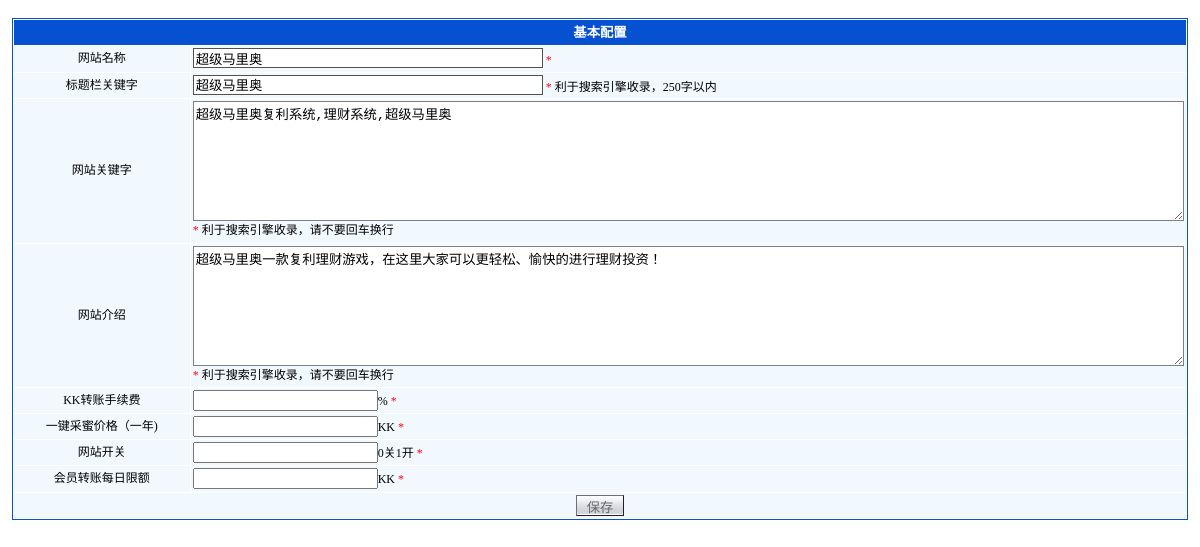
Screenshot of /admin/config.php (signed in) with the database file from the repository.
### tables this page shows
CREATE TABLE IF NOT EXISTS `h_config` (
  `id` int(11) NOT NULL AUTO_INCREMENT,
  `h_webName` varchar(50) DEFAULT NULL,
  `h_webLogo` varchar(250) DEFAULT NULL,
  `h_webLogoLogin` varchar(250) DEFAULT NULL,
  `h_webKeyword` varchar(250) DEFAULT NULL,
  `h_keyword` text,
  `h_description` text,
  `h_leftContact` text,
  `h_counter` text,
  `h_footer` text,
  `h_rewriteOpen` int(11) DEFAULT '0',
  `h_point2Member` decimal(11,0) DEFAULT '0' COMMENT '激活会员需要多少金币',
  `h_point1MemberPoint2` int(11) DEFAULT '0' COMMENT '被激活的会员拥有多少金币',
  `h_point2Quit` int(11) DEFAULT '0' COMMENT '放弃已经拍下来的金币，扣多少金币作为惩罚',
  `h_withdrawFee` decimal(11,2) DEFAULT '0.00' COMMENT '提现手续费百分比',
  `h_withdrawMinCom` int(11) DEFAULT '0' COMMENT '提现要求至少直荐多少人',
  `h_withdrawMinMoney` int(11) DEFAULT '0' COMMENT '提现最低要求金额',
  `h_point2Lottery` int(11) DEFAULT '0' COMMENT '抽奖一次扣多少金币',
  `h_lottery1` int(11) DEFAULT '0' COMMENT '1等奖中奖概率，万分之几',
  `h_lottery2` int(11) DEFAULT '0',
  `h_lottery3` int(11) DEFAULT '0',
  `h_lottery4` int(11) DEFAULT '0',
  `h_lottery5` int(11) DEFAULT '0',
  `h_lottery6` int(11) DEFAULT '0',
  `h_point2Com1` decimal(12,4) DEFAULT '0.0000' COMMENT '1代直推奖励',
  `h_point2Com2` decimal(12,4) DEFAULT '0.0000',
  `h_point2Com3` decimal(12,4) DEFAULT '0.0000',
  `h_point2Com4` decimal(12,4) DEFAULT '0.0000',
  `h_point2Com5` decimal(12,4) DEFAULT '0.0000',
  `h_point2Com6` decimal(11,2) DEFAULT '0.00' COMMENT '6-10保留，未用',
  `h_point2Com7` decimal(11,2) DEFAULT '0.00',
  `h_point2Com8` decimal(11,2) DEFAULT '0.00',
  `h_point2Com9` decimal(11,2) DEFAULT '0.00',
  `h_point2Com10` decimal(11,2) DEFAULT '0.00',
  `h_levelUpTo0` int(11) DEFAULT '0' COMMENT '升级至vip需要直荐多少人',
  `h_levelUpTo1` int(11) DEFAULT '0',
  `h_levelUpTo2` int(11) DEFAULT '0',
  `h_levelUpTo3` int(11) DEFAULT '0',
  `h_levelUpTo4` int(11) DEFAULT '0',
  `h_levelUpTo5` int(11) DEFAULT '0' COMMENT '5-10保留，未启用',
  `h_levelUpTo6` int(11) DEFAULT '0',
  `h_levelUpTo7` int(11) DEFAULT '0',
  `h_levelUpTo8` int(11) DEFAULT '0',
  `h_levelUpTo9` int(11) DEFAULT '0',
  `h_levelUpTo10` int(11) DEFAULT '0',
  `h_serviceQQ` char(255) DEFAULT NULL,
  `h_point2ComReg` int(11) DEFAULT '0' COMMENT '推荐1个注册会员送金币',
  `h_point2ComRegAct` int(11) DEFAULT '0' COMMENT '推荐的会员被激活时送金币',
  PRIMARY KEY (`id`)
);

### include/mysql.php (called while the page is built, shortened)
<?php
class dbmysql {
	var $link;
	private static $_instance = null;
	public static function getInstance($con_db_host,$con_db_id,$con_db_pass,$con_db_name) {
		if (is_null ( self::$_instance )) {
			self::$_instance = new self($con_db_host,$con_db_id,$con_db_pass,$con_db_name);
		}
		return self::$_instance;
	}
	function __construct($con_db_host,$con_db_id,$con_db_pass,$con_db_name = '',$db_charset = 'utf8',$pconnect = 0){
		if ($pconnect) {
			if (!$this->link = @mysql_pconnect($con_db_host,$con_db_id,$con_db_pass)) {
				$this->halt('Can not connect to MySQL Server');
			}else{
				if ($con_db_name) {
					@mysql_select_db($con_db_name,$this->link);
				}
			}
		} else {
			if (!$this->link = @mysqli_connect($con_db_host,$con_db_id,$con_db_pass,$con_db_name)) {
				$this->halt('Can not connect to MySQL Server');
			}
		}
	}
	function query_direct($sql){
		return mysqli_query($this->link,$sql);
	}
	function fetch_array($query,$result_type=MYSQL_ASSOC){
		if (!$query) {
			return "";
		} else {
			return mysqli_fetch_array($query,$result_type);
		}
	}
	function free_result($query) {
		return mysqli_free_result($query);
	}
	function get_one($sql){
		$query = $this->query_direct($sql);
		$rs = $this->fetch_array($query);
		return $rs;
	}
	function version(){
		return mysqli_get_server_info($this->link);
	}
}
?>

### include/conn.php (called while the page is built, shortened)
<?php
$db_settings = parse_ini_file('dbConfig.php');
@extract($db_settings);
require_once 'mysql.php';
$db =dbmysql::getInstance($con_db_host,$con_db_id,$con_db_pass,$con_db_name);

### admin/config.php (the view, shortened to what this page needs)
<?php
require_once 'header.php';
switch($clause)
{
	default:
		editinfo();
		break;
}
function editinfo()
{
	global $db;
	$rs = $db->get_one("SELECT * FROM `h_config`");
	if(!$rs)
	{
	}
	else
	{
?>
<form action="?clause=saveeditinfo" method="post" name="addinfo">
  <table width="98%" border="0" align="center" cellpadding="2" cellspacing="1" bgcolor="#FFFFFF" class="tableborder">
    <tr>
      <td height="25" colspan="2" align="center" class="tdtitle">基本配置</td>
    </tr>
    <tr class="tdbottom" onMouseOver="javascript:this.className='tdbottomover';" onMouseOut="javascript:this.className='tdbottom';">
      <td width="15%" align="center">网站名称</td>
      <td><input name="h_webName" type="text" class="inputclass2" maxlength="50" value="<?php echo $rs[h_webName]; ?>" />
          <font color="#ff0000">*</font></td>
    </tr>
    <tr class="tdbottom" onMouseOver="javascript:this.className='tdbottomover';" onMouseOut="javascript:this.className='tdbottom';">
      <td width="15%" align="center">标题栏关键字</td>
      <td><input name="h_webKeyword" type="text" class="inputclass2" maxlength="250" value="<?php echo $rs[h_webKeyword]; ?>" />
          <font color="#ff0000">*</font> 利于搜索引擎收录，250字以内</td>
    </tr>
    <tr class="tdbottom" onMouseOver="javascript:this.className='tdbottomover';" onMouseOut="javascript:this.className='tdbottom';">
      <td align="center">网站关键字</td>
      <td><textarea name="h_keyword" class="textareaclass4" ><?php echo $rs[h_keyword]; ?></textarea>
          <font color="#ff0000">*</font> 利于搜索引擎收录，请不要回车换行</td>
    </tr>
    <tr class="tdbottom" onMouseOver="javascript:this.className='tdbottomover';" onMouseOut="javascript:this.className='tdbottom';">
      <td align="center">网站介绍</td>
      <td><textarea name="h_description" class="textareaclass4" ><?php echo $rs[h_description]; ?></textarea>
          <font color="#ff0000">*</font> 利于搜索引擎收录，请不要回车换行</td>
    </tr>
     <tr class="tdbottom" onMouseOver="javascript:this.className='tdbottomover';" onMouseOut="javascript:this.className='tdbottom';">
      <td align="center">KK转账手续费</td>
      <td><input name="h_to_flower" type="text" class="h_to_flower" maxlength="10" value="<?php echo $rs[h_to_flower]; ?>" />%
          <font color="#ff0000">*</font></td>
    </tr>
     <tr class="tdbottom" onMouseOver="javascript:this.className='tdbottomover';" onMouseOut="javascript:this.className='tdbottom';">
      <td align="center">一键采蜜价格（一年)</td>
      <td><input name="h_auto_caimi" type="text" class="h_to_flower" maxlength="10" value="<?php echo $rs[h_auto_caimi]; ?>" />KK
          <font color="#ff0000">*</font></td>
    </tr>
	<tr class="tdbottom" onMouseOver="javascript:this.className='tdbottomover';" onMouseOut="javascript:this.className='tdbottom';">
      <td align="center">网站开关</td>
      <td><input name="h_open" type="text" class="h_to_flower" maxlength="10" value="<?php echo $rs[h_open]; ?>" />0关1开
          <font color="#ff0000">*</font></td>
    </tr>
	<tr class="tdbottom" onMouseOver="javascript:this.className='tdbottomover';" onMouseOut="javascript:this.className='tdbottom';">
      <td align="center">会员转账每日限额</td>
      <td><input name="h_sell_max" type="text" class="h_to_flower" maxlength="10" value="<?php echo $rs[h_sell_max]; ?>" />KK
          <font color="#ff0000">*</font></td>
    </tr>
    <tr class="tdbottom" onMouseOver="javascript:this.className='tdbottomover';" onMouseOut="javascript:this.className='tdbottom';">
      <td align="center" colspan="2"><input type="submit" name="Submit" value=" 保存 " class="bttn"></td>
    </tr>
  </table>
</form>
<?php
	}
}
?>

### css/admin.css (style rules this page uses)
body { margin: 0px; font-size: 9pt; text-decoration: none; line-height: 150%; background-color: #ffffff; text-decoration: none; }
td { font-size: 9pt; }
form { margin:0px; }
.tableborder { border: 1px solid #0650D2; }
.tdbottom { background:#F1F8FE; line-height: 120%; padding-left:8px; }
.tdtitle { background:#0650D2; color:#ffffff; font-size: 10pt; line-height: 120%; font-weight:bold; }
.inputclass2 { border:1px solid #525152; width:350px; height:20px; }
.bttn { border:#6F6F77 1px outset; background-color:#FFFFFF; background-image:url(../images/btn.gif); height: 21px; color:#66676C; cursor:hand; }
.textareaclass4 { border:1px solid #808080; height:120px; width:100%; }

### rows the page displays
h_config: h_webName "超级马里奥", h_webKeyword "超级马里奥", h_keyword "超级马里奥复利系统,理财系统,超级马里奥", h_description "超级马里奥一款复利理财游戏，在这里大家可以更轻松、愉快的进行理财投资！"
